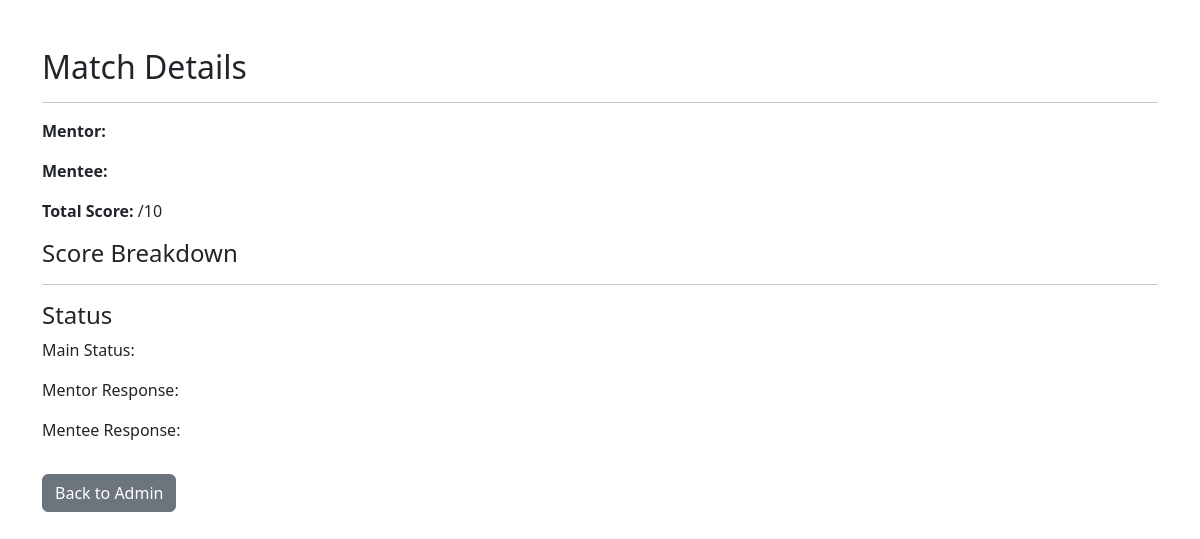
Before: /match_details/88 with the older database file.
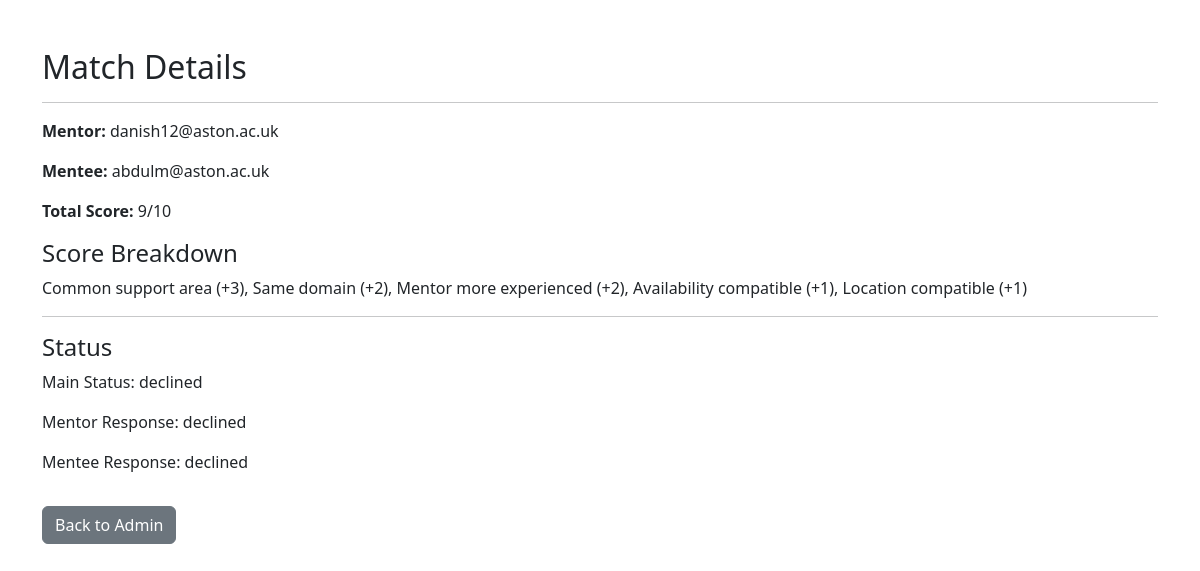
After: the same page with the newer database file.
### tables this page shows
CREATE TABLE users (
    id INTEGER PRIMARY KEY AUTOINCREMENT,
    email TEXT UNIQUE,
    password TEXT,
    role TEXT,
    level TEXT,
    status TEXT
, experience TEXT, domain TEXT, availability TEXT, location TEXT);

CREATE TABLE matches (
    id INTEGER PRIMARY KEY AUTOINCREMENT,
    mentor_id INTEGER,
    mentee_id INTEGER,
    score INTEGER,
    reason TEXT,
    status TEXT DEFAULT 'pending',
    mentor_response TEXT DEFAULT 'pending',
    mentee_response TEXT DEFAULT 'pending',
    FOREIGN KEY (mentor_id) REFERENCES users(id),
    FOREIGN KEY (mentee_id) REFERENCES users(id)
);

### app.py (the view)
@app.route("/match_details/<int:match_id>")
def match_details(match_id):
    conn = get_db()
    match = conn.execute("""
        SELECT m.*,
               u1.email AS mentor_email,
               u2.email AS mentee_email
        FROM matches m
        JOIN users u1 ON m.mentor_id = u1.id
        JOIN users u2 ON m.mentee_id = u2.id
        WHERE m.id=?
    """, (match_id,)).fetchone()
    conn.close()
    return render_template("match_details.html", match=match)

### app.py (called while the page is built)
def get_db():
    conn = sqlite3.connect("database.db", timeout=30)
    conn.row_factory = sqlite3.Row
    return conn

### templates/match_details.html (shortened to what this page needs)
<!DOCTYPE html>
<html>
<head>
    <link href="https://cdn.jsdelivr.net/npm/bootstrap@5.3.2/dist/css/bootstrap.min.css" rel="stylesheet">
</head>
<body class="container mt-5">
<h2>Match Details</h2>
<hr>
<p><strong>Mentor:</strong> {{ match.mentor_email }}</p>
<p><strong>Mentee:</strong> {{ match.mentee_email }}</p>
<p><strong>Total Score:</strong> {{ match.score }}/10</p>
<h4>Score Breakdown</h4>
<p>{{ match.reason }}</p>
<hr>
<h4>Status</h4>
<p>Main Status: {{ match.status }}</p>
<p>Mentor Response: {{ match.mentor_response }}</p>
<p>Mentee Response: {{ match.mentee_response }}</p>
<a href="/admin" class="btn btn-secondary mt-3">Back to Admin</a>
</body>
</html>

Changed rows visible on the page:
added users: mentor_email "danish12@aston.ac.uk"
added users: mentee_email "abdulm@aston.ac.uk"
added matches: score "9", reason "Common support area (+3), Same domain (+2), Mentor more experienced (+2), Availability compatible (+1), Location compatible (+1)", status "declined", mentor_response "declined", mentee_response "declined"
